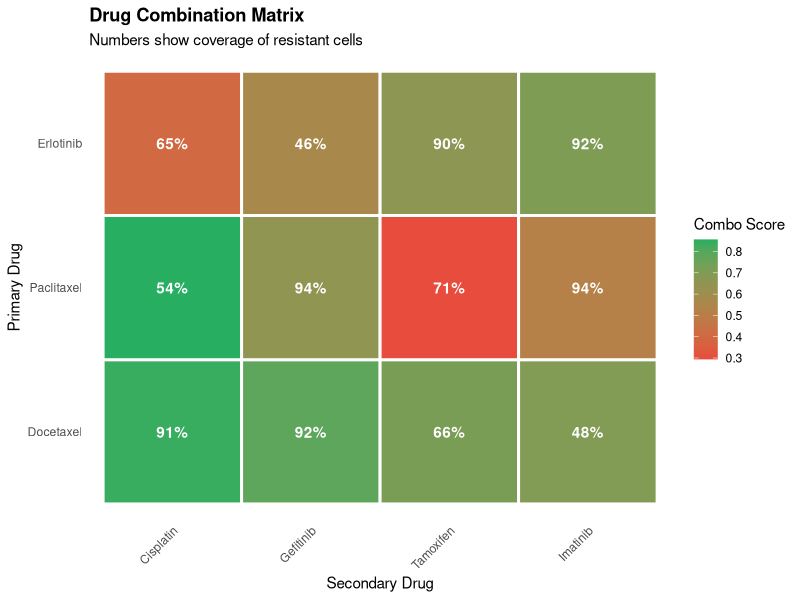

This figure's R source:
## ---- chunk 1
knitr::opts_chunk$set(
  collapse = TRUE,
  comment = "#>",
  fig.width = 8,
  fig.height = 6,
  warning = FALSE,
  message = FALSE
)
## ---- chunk 2
library(ggplot2)
library(dplyr)
## ---- chunk 3
# Simulate combination data
set.seed(42)
combo_data <- expand.grid(
  Drug1 = c("Docetaxel", "Paclitaxel", "Erlotinib"),
  Drug2 = c("Cisplatin", "Gefitinib", "Tamoxifen", "Imatinib")
) %>%
  mutate(
    combo_score = runif(n(), 0.2, 0.9),
    coverage = runif(n(), 0.4, 0.95)
  )

ggplot(combo_data, aes(x = Drug2, y = Drug1, fill = combo_score)) +
  geom_tile(color = "white", size = 1) +
  geom_text(aes(label = sprintf("%.0f%%", coverage * 100)), 
            color = "white", fontface = "bold") +
  scale_fill_gradient(low = "#e74c3c", high = "#27ae60",
                      name = "Combo Score") +
  labs(
    title = "Drug Combination Matrix",
    subtitle = "Numbers show coverage of resistant cells",
    x = "Secondary Drug",
    y = "Primary Drug"
  ) +
  theme_minimal() +
  theme(
    plot.title = element_text(face = "bold"),
    axis.text.x = element_text(angle = 45, hjust = 1),
    panel.grid = element_blank()
  )
## ---- chunk 4
sessionInfo()
